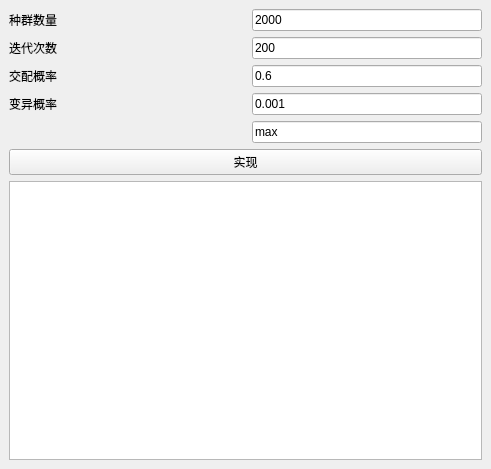
<?xml version="1.0" encoding="UTF-8"?>
<ui version="4.0">
 <class>MainWindow</class>
 <widget class="QMainWindow" name="MainWindow">
  <property name="geometry">
   <rect>
    <x>0</x>
    <y>0</y>
    <width>491</width>
    <height>469</height>
   </rect>
  </property>
  <property name="windowTitle">
   <string>MainWindow</string>
  </property>
  <widget class="QWidget" name="centralwidget">
   <layout class="QGridLayout" name="gridLayout_2">
    <item row="0" column="0">
     <layout class="QGridLayout" name="gridLayout">
      <item row="5" column="0" colspan="4">
       <widget class="QPushButton" name="pushButton">
        <property name="text">
         <string>实现</string>
        </property>
       </widget>
      </item>
      <item row="1" column="2" colspan="2">
       <widget class="QLineEdit" name="gene">
        <property name="text">
         <string>200</string>
        </property>
       </widget>
      </item>
      <item row="2" column="2" colspan="2">
       <widget class="QLineEdit" name="pc_">
        <property name="text">
         <string>0.6</string>
        </property>
       </widget>
      </item>
      <item row="3" column="2" colspan="2">
       <widget class="QLineEdit" name="pm_2">
        <property name="text">
         <string>0.001</string>
        </property>
       </widget>
      </item>
      <item row="2" column="0" colspan="2">
       <widget class="QLabel" name="pc">
        <property name="text">
         <string>交配概率</string>
        </property>
       </widget>
      </item>
      <item row="0" column="2" colspan="2">
       <widget class="QLineEdit" name="popu_size">
        <property name="text">
         <string>2000</string>
        </property>
       </widget>
      </item>
      <item row="1" column="0" colspan="2">
       <widget class="QLabel" name="generations">
        <property name="text">
         <string>迭代次数</string>
        </property>
       </widget>
      </item>
      <item row="3" column="0" colspan="2">
       <widget class="QLabel" name="pm">
        <property name="text">
         <string>变异概率</string>
        </property>
       </widget>
      </item>
      <item row="0" column="0" colspan="2">
       <widget class="QLabel" name="population_size">
        <property name="text">
         <string>种群数量</string>
        </property>
       </widget>
      </item>
      <item row="4" column="2" colspan="2">
       <widget class="QLineEdit" name="lineEdit">
        <property name="text">
         <string>max</string>
        </property>
       </widget>
      </item>
     </layout>
    </item>
    <item row="1" column="0">
     <widget class="QTextBrowser" name="textBrowser"/>
    </item>
   </layout>
  </widget>
 </widget>
 <resources/>
 <connections/>
</ui>
